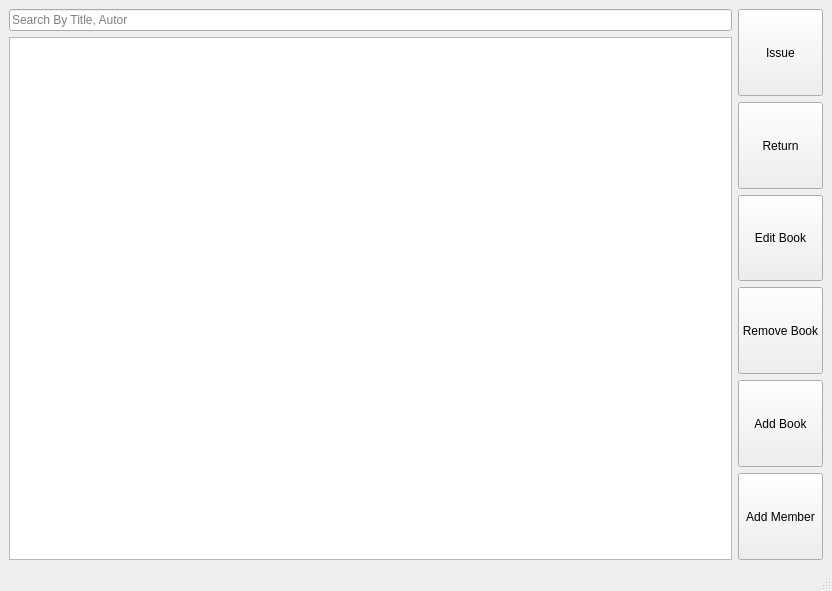
<?xml version="1.0" encoding="UTF-8"?>
<ui version="4.0">
 <class>MainWindow</class>
 <widget class="QMainWindow" name="MainWindow">
  <property name="geometry">
   <rect>
    <x>0</x>
    <y>0</y>
    <width>832</width>
    <height>591</height>
   </rect>
  </property>
  <property name="windowTitle">
   <string>MainWindow</string>
  </property>
  <widget class="QWidget" name="centralwidget">
   <layout class="QGridLayout" name="gridLayout_2">
    <item row="1" column="0" rowspan="2">
     <layout class="QVBoxLayout" name="verticalLayout">
      <item>
       <widget class="QLineEdit" name="searchBox">
        <property name="text">
         <string/>
        </property>
        <property name="placeholderText">
         <string>Search By Title, Autor</string>
        </property>
       </widget>
      </item>
      <item>
       <widget class="QTableView" name="bookList">
        <property name="editTriggers">
         <set>QAbstractItemView::NoEditTriggers</set>
        </property>
        <property name="selectionMode">
         <enum>QAbstractItemView::SingleSelection</enum>
        </property>
        <property name="selectionBehavior">
         <enum>QAbstractItemView::SelectRows</enum>
        </property>
        <property name="showGrid">
         <bool>false</bool>
        </property>
        <property name="sortingEnabled">
         <bool>true</bool>
        </property>
        <property name="cornerButtonEnabled">
         <bool>false</bool>
        </property>
       </widget>
      </item>
     </layout>
    </item>
    <item row="1" column="1" rowspan="2">
     <layout class="QVBoxLayout" name="verticalLayout_2">
      <property name="sizeConstraint">
       <enum>QLayout::SetFixedSize</enum>
      </property>
      <item>
       <widget class="QPushButton" name="issueBtn">
        <property name="sizePolicy">
         <sizepolicy hsizetype="Minimum" vsizetype="Preferred">
          <horstretch>0</horstretch>
          <verstretch>0</verstretch>
         </sizepolicy>
        </property>
        <property name="text">
         <string>Issue</string>
        </property>
       </widget>
      </item>
      <item>
       <widget class="QPushButton" name="returnBtn">
        <property name="sizePolicy">
         <sizepolicy hsizetype="Minimum" vsizetype="Preferred">
          <horstretch>0</horstretch>
          <verstretch>0</verstretch>
         </sizepolicy>
        </property>
        <property name="text">
         <string>Return</string>
        </property>
       </widget>
      </item>
      <item>
       <widget class="QPushButton" name="editBtn">
        <property name="sizePolicy">
         <sizepolicy hsizetype="Minimum" vsizetype="Preferred">
          <horstretch>0</horstretch>
          <verstretch>0</verstretch>
         </sizepolicy>
        </property>
        <property name="text">
         <string>Edit Book</string>
        </property>
       </widget>
      </item>
      <item>
       <widget class="QPushButton" name="removeBtn">
        <property name="sizePolicy">
         <sizepolicy hsizetype="Minimum" vsizetype="Preferred">
          <horstretch>0</horstretch>
          <verstretch>0</verstretch>
         </sizepolicy>
        </property>
        <property name="text">
         <string>Remove Book</string>
        </property>
       </widget>
      </item>
      <item>
       <widget class="QPushButton" name="addBookBtn">
        <property name="sizePolicy">
         <sizepolicy hsizetype="Minimum" vsizetype="Preferred">
          <horstretch>0</horstretch>
          <verstretch>0</verstretch>
         </sizepolicy>
        </property>
        <property name="maximumSize">
         <size>
          <width>16777215</width>
          <height>16777215</height>
         </size>
        </property>
        <property name="text">
         <string>Add Book</string>
        </property>
       </widget>
      </item>
      <item>
       <widget class="QPushButton" name="addMember">
        <property name="sizePolicy">
         <sizepolicy hsizetype="Minimum" vsizetype="Preferred">
          <horstretch>0</horstretch>
          <verstretch>0</verstretch>
         </sizepolicy>
        </property>
        <property name="text">
         <string>Add Member</string>
        </property>
       </widget>
      </item>
     </layout>
    </item>
   </layout>
  </widget>
  <widget class="QMenuBar" name="menubar">
   <property name="geometry">
    <rect>
     <x>0</x>
     <y>0</y>
     <width>832</width>
     <height>21</height>
    </rect>
   </property>
  </widget>
  <widget class="QStatusBar" name="statusbar"/>
 </widget>
 <resources/>
 <connections/>
</ui>
